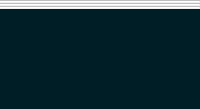
                      <widget class="QWidget" name="page_103_2_2">
                       <property name="enabled">
                        <bool>false</bool>
                       </property>
                       <layout class="QVBoxLayout" name="verticalLayout_43">
                        <property name="spacing">
                         <number>0</number>
                        </property>
                        <property name="leftMargin">
                         <number>0</number>
                        </property>
                        <property name="topMargin">
                         <number>0</number>
                        </property>
                        <property name="rightMargin">
                         <number>0</number>
                        </property>
                        <property name="bottomMargin">
                         <number>0</number>
                        </property>
                        <item>
                         <widget class="PlotWidget" name="DataAnalysis_Oscilloscope_widget2_1_0" native="true">
                          <property name="enabled">
                           <bool>false</bool>
                          </property>
                          <property name="sizePolicy">
                           <sizepolicy hsizetype="Preferred" vsizetype="Expanding">
                            <horstretch>0</horstretch>
                            <verstretch>0</verstretch>
                           </sizepolicy>
                          </property>
                          <property name="styleSheet">
                           <string notr="true">background-color: rgb(0, 30, 38);</string>
                          </property>
                         </widget>
                        </item>
                        <item>
                         <widget class="Line" name="line_16">
                          <property name="orientation">
                           <enum>Qt::Horizontal</enum>
                          </property>
                         </widget>
                        </item>
                        <item>
                         <widget class="PlotWidget" name="DataAnalysis_Oscilloscope_widget2_1_1" native="true">
                          <property name="enabled">
                           <bool>false</bool>
                          </property>
                          <property name="sizePolicy">
                           <sizepolicy hsizetype="Preferred" vsizetype="Expanding">
                            <horstretch>0</horstretch>
                            <verstretch>0</verstretch>
                           </sizepolicy>
                          </property>
                          <property name="styleSheet">
                           <string notr="true">background-color: rgb(0, 30, 38);</string>
                          </property>
                         </widget>
                        </item>
                        <item>
                         <widget class="Line" name="line_15">
                          <property name="orientation">
                           <enum>Qt::Horizontal</enum>
                          </property>
                         </widget>
                        </item>
                        <item>
                         <widget class="PlotWidget" name="DataAnalysis_Oscilloscope_widget2_1_2" native="true">
                          <property name="enabled">
                           <bool>false</bool>
                          </property>
                          <property name="sizePolicy">
                           <sizepolicy hsizetype="Preferred" vsizetype="Expanding">
                            <horstretch>0</horstretch>
                            <verstretch>0</verstretch>
                           </sizepolicy>
                          </property>
                          <property name="styleSheet">
                           <string notr="true">background-color: rgb(0, 30, 38);</string>
                          </property>
                         </widget>
                        </item>
                        <item>
                         <widget class="Line" name="line_12">
                          <property name="orientation">
                           <enum>Qt::Horizontal</enum>
                          </property>
                         </widget>
                        </item>
                        <item>
                         <widget class="PlotWidget" name="DataAnalysis_Oscilloscope_widget2_1_3" native="true">
                          <property name="enabled">
                           <bool>false</bool>
                          </property>
                          <property name="sizePolicy">
                           <sizepolicy hsizetype="Preferred" vsizetype="Fixed">
                            <horstretch>0</horstretch>
                            <verstretch>0</verstretch>
                           </sizepolicy>
                          </property>
                          <property name="minimumSize">
                           <size>
                            <width>0</width>
                            <height>100</height>
                           </size>
                          </property>
                          <property name="maximumSize">
                           <size>
                            <width>16777215</width>
                            <height>100</height>
                           </size>
                          </property>
                          <property name="styleSheet">
                           <string notr="true">background-color: rgb(0, 30, 38);
</string>
                          </property>
                         </widget>
                        </item>
                       </layout>
                      </widget>
